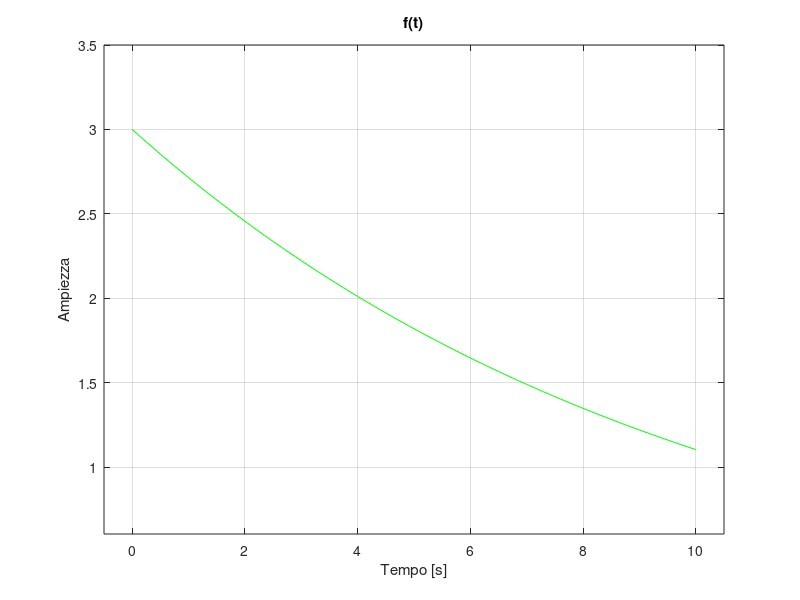

Source code (MATLAB): (Note: this script raises an error after producing the figure.)
% %SECONDO METODO
% fd = diff(f) ./ diff(t);
%  fd = [fd, fd(end)]; 

%area di un segnale
clc
clear all
close all

t_inizio = 0;
t_fine = 10;
dt = 0.05;
t = [t_inizio:dt:t_fine]; %s

alpha = 0.1;
k = 3;
f = k*exp(-alpha*t); %segnale esponenziale smorzato

figure;
plot(t, f, 'Color', 'green');
xlabel('Tempo [s]');
ylabel('Ampiezza');
title('f(t)');
xlim([t_inizio-0.5 t_fine+0.5]);
ylim([min(f)-0.5 max(f)+0.5]);
grid on

A_trapezi = calcolatore_area_trapezio(f,t);
A = (-k/alpha)*(exp(-alpha*t_fine) - exp(-alpha*t_inizio));

fprintf("La differenza (analitica-trapezi)è: %3.12f", A - A_trapezi); %Stampa l’errore tra integrale analitico e quello numerico a trapezi. Se la frequenza di campionamento fs è alta, la differenza sarà molto piccola.
% --- Metodo delle somme rettangolari ---
% Approssimazione dell'integrale come somma di rettangoli
A_sum = dt*sum(f);

fprintf("\nLAdifferenza (analitica - sum) è: %3.12f", A - A_sum);

%%
clc
clear all
close all

dt = 0.001;
t = [0:dt:3];

s = sin(2 * pi* t).*exp(-7 * (t-0.5).^2); %Segnale definito come un sinusoide modulata da una gaussiana centrata in t=0.5.

figure
plot(t, s, 'r--');
grid on

energia_s = dt*sum(abs(s).^2); %V^2*s %Calcola l’energia del segnale con definizione discreta, abs(s).^2 → valore al quadrato del segnaledt*sum(...) → moltiplica per l’intervallo di campionamento, cioè approssima l’integrale.

energia_s_norm = dt*(norm(s))^2; %Qui calcoli la stessa energia usando la norma 2 di MATLAB.

%
clc
clear all
close all

dt = 0.001;
t_inizio = 0;
t_fine = 3;
t = [t_inizio:dt:t_fine];

f1 = 5;
f2 = f1*2;
f3 = f1*3;

s = 5*sin(2*pi*f1*t + pi/2) + 3*cos(2*pi*f2*t) + 2*sin(2*pi*f3*t);   % prima armonica, ampiezza 5, sfasata di 90°. seconda armonica, ampiezza 3. terza armonica, ampiezza 2

figure;
plot(t, s);

periodo = 1/f1; % periodo fondamentale = 0.2 s

Ntp = floor(periodo/dt);  % numero di campioni in un periodo

potenza_periodo = sum(abs(s(1:Ntp)).^2) / Ntp; %Calcolo della potenza media del segnale usando un solo periodo:

%%
clc
clear all
close all

t_start = -5;
t_end = 5;
dt = 0.01;

time = [t_start:dt:t_end]; % vettore tempo (1001 campioni)

% --- Primo rettangolo: da -0.8 a 0.8 ---
t11   = -0.8;
t21   =  0.8;
rect1 = zeros(1, length(time));
i_t11 = round((t11 - t_start)/dt) + 1;   % indice corrispondente a t11
i_t21 = round((t21 - t_start)/dt) + 1;   % indice corrispondente a t21
rect1(i_t11:i_t21) = 1;


figure
plot(time, rect1);

% --- Secondo rettangolo: da -3 a 3 ---
t12   = -3;
t22   =  3;
rect2 = zeros(1, length(time));
i_t12 = round((t12 - t_start)/dt) + 1;
i_t22 = round((t22 - t_start)/dt) + 1;
rect2(i_t12:i_t22) = 1; 

figure;
plot(time, rect2);

[y, t_y] = calcolatore_convoluzione(rect1, time, rect2, time);

figure;
plot(t_y,y);

% --- Convoluzione "manuale" con conv + asse tempi corretto ---
y_conv  = dt * conv(rect1, rect2);%conv Fa la convoluzione discreta tra due vettori. in analisi dei segnali, la convoluzione è un integrale Quando la implementi con somme discrete (conv), bisogna moltiplicare per dt per approssimare correttamente l’integrale:
t_conv  = (t_start + t_start) : dt : (t_end + t_end); % da -10 a 10, passo dt

figure
plot(t_conv, y_conv, 'LineWidth', 1.5);
grid on
title('Convoluzione (dt * conv)')
